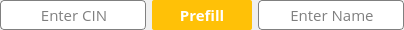
    <widget class="QWidget" name="widget" native="true">
     <property name="minimumSize">
      <size>
       <width>0</width>
       <height>30</height>
      </size>
     </property>
     <property name="maximumSize">
      <size>
       <width>16777215</width>
       <height>30</height>
      </size>
     </property>
     <property name="font">
      <font>
       <family>Open Sans</family>
       <pointsize>11</pointsize>
       <stylestrategy>PreferAntialias</stylestrategy>
      </font>
     </property>
     <layout class="QHBoxLayout" name="horizontalLayout_2">
      <property name="leftMargin">
       <number>0</number>
      </property>
      <property name="topMargin">
       <number>0</number>
      </property>
      <property name="rightMargin">
       <number>0</number>
      </property>
      <property name="bottomMargin">
       <number>0</number>
      </property>
      <item>
       <widget class="QLineEdit" name="CINField">
        <property name="sizePolicy">
         <sizepolicy hsizetype="Expanding" vsizetype="Expanding">
          <horstretch>0</horstretch>
          <verstretch>0</verstretch>
         </sizepolicy>
        </property>
        <property name="font">
         <font>
          <family>Open Sans</family>
          <pointsize>11</pointsize>
          <stylestrategy>PreferAntialias</stylestrategy>
         </font>
        </property>
        <property name="styleSheet">
         <string notr="true">border: 1px solid gray;
border-radius: 4px;
padding: 1px 1px 1px 3px;</string>
        </property>
        <property name="inputMethodHints">
         <set>Qt::ImhNone</set>
        </property>
        <property name="inputMask">
         <string/>
        </property>
        <property name="text">
         <string/>
        </property>
        <property name="maxLength">
         <number>21</number>
        </property>
        <property name="alignment">
         <set>Qt::AlignCenter</set>
        </property>
        <property name="placeholderText">
         <string>Enter CIN</string>
        </property>
       </widget>
      </item>
      <item>
       <widget class="QPushButton" name="Prefill">
        <property name="sizePolicy">
         <sizepolicy hsizetype="Minimum" vsizetype="Expanding">
          <horstretch>0</horstretch>
          <verstretch>0</verstretch>
         </sizepolicy>
        </property>
        <property name="minimumSize">
         <size>
          <width>100</width>
          <height>20</height>
         </size>
        </property>
        <property name="font">
         <font>
          <family>Open Sans</family>
          <pointsize>11</pointsize>
          <weight>75</weight>
          <bold>true</bold>
          <stylestrategy>PreferAntialias</stylestrategy>
         </font>
        </property>
        <property name="styleSheet">
         <string notr="true">background-color:rgb(255,193,7);
color: rgb(255, 255, 255);
border-radius:2</string>
        </property>
        <property name="text">
         <string>Prefill</string>
        </property>
        <property name="shortcut">
         <string>Ctrl+S</string>
        </property>
       </widget>
      </item>
      <item>
       <widget class="QLineEdit" name="NameField">
        <property name="sizePolicy">
         <sizepolicy hsizetype="Expanding" vsizetype="Expanding">
          <horstretch>0</horstretch>
          <verstretch>0</verstretch>
         </sizepolicy>
        </property>
        <property name="font">
         <font>
          <family>Open Sans</family>
          <pointsize>11</pointsize>
          <stylestrategy>PreferAntialias</stylestrategy>
         </font>
        </property>
        <property name="styleSheet">
         <string notr="true">border: 1px solid gray;
border-radius: 4px;
padding: 1px 1px 1px 3px;</string>
        </property>
        <property name="inputMask">
         <string/>
        </property>
        <property name="text">
         <string/>
        </property>
        <property name="maxLength">
         <number>32767</number>
        </property>
        <property name="alignment">
         <set>Qt::AlignCenter</set>
        </property>
        <property name="placeholderText">
         <string>Enter Name</string>
        </property>
       </widget>
      </item>
     </layout>
    </widget>
